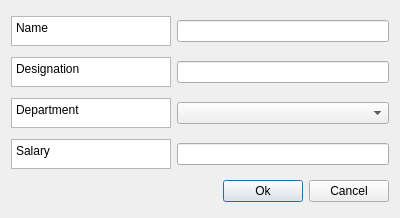
<?xml version="1.0" encoding="UTF-8"?>
<ui version="4.0">
 <class>new_teacher</class>
 <widget class="QDialog" name="new_teacher">
  <property name="geometry">
   <rect>
    <x>0</x>
    <y>0</y>
    <width>400</width>
    <height>218</height>
   </rect>
  </property>
  <property name="sizePolicy">
   <sizepolicy hsizetype="Expanding" vsizetype="Minimum">
    <horstretch>0</horstretch>
    <verstretch>0</verstretch>
   </sizepolicy>
  </property>
  <property name="windowTitle">
   <string>Dialog</string>
  </property>
  <layout class="QVBoxLayout" name="verticalLayout">
   <item>
    <layout class="QHBoxLayout" name="horizontalLayout">
     <item>
      <widget class="QTextBrowser" name="textBrowser">
       <property name="sizePolicy">
        <sizepolicy hsizetype="Minimum" vsizetype="Minimum">
         <horstretch>0</horstretch>
         <verstretch>0</verstretch>
        </sizepolicy>
       </property>
       <property name="maximumSize">
        <size>
         <width>160</width>
         <height>30</height>
        </size>
       </property>
       <property name="html">
        <string>&lt;!DOCTYPE HTML PUBLIC &quot;-//W3C//DTD HTML 4.0//EN&quot; &quot;http://www.w3.org/TR/REC-html40/strict.dtd&quot;&gt;
&lt;html&gt;&lt;head&gt;&lt;meta name=&quot;qrichtext&quot; content=&quot;1&quot; /&gt;&lt;style type=&quot;text/css&quot;&gt;
p, li { white-space: pre-wrap; }
&lt;/style&gt;&lt;/head&gt;&lt;body style=&quot; font-family:'Noto Sans'; font-size:9pt; font-weight:400; font-style:normal;&quot;&gt;
&lt;p style=&quot; margin-top:0px; margin-bottom:0px; margin-left:0px; margin-right:0px; -qt-block-indent:0; text-indent:0px;&quot;&gt;Name&lt;/p&gt;&lt;/body&gt;&lt;/html&gt;</string>
       </property>
      </widget>
     </item>
     <item>
      <widget class="QLineEdit" name="name"/>
     </item>
    </layout>
   </item>
   <item>
    <layout class="QHBoxLayout" name="horizontalLayout_2">
     <item>
      <widget class="QTextBrowser" name="textBrowser_2">
       <property name="sizePolicy">
        <sizepolicy hsizetype="Minimum" vsizetype="Minimum">
         <horstretch>0</horstretch>
         <verstretch>0</verstretch>
        </sizepolicy>
       </property>
       <property name="maximumSize">
        <size>
         <width>160</width>
         <height>30</height>
        </size>
       </property>
       <property name="html">
        <string>&lt;!DOCTYPE HTML PUBLIC &quot;-//W3C//DTD HTML 4.0//EN&quot; &quot;http://www.w3.org/TR/REC-html40/strict.dtd&quot;&gt;
&lt;html&gt;&lt;head&gt;&lt;meta name=&quot;qrichtext&quot; content=&quot;1&quot; /&gt;&lt;style type=&quot;text/css&quot;&gt;
p, li { white-space: pre-wrap; }
&lt;/style&gt;&lt;/head&gt;&lt;body style=&quot; font-family:'Noto Sans'; font-size:9pt; font-weight:400; font-style:normal;&quot;&gt;
&lt;p style=&quot; margin-top:0px; margin-bottom:0px; margin-left:0px; margin-right:0px; -qt-block-indent:0; text-indent:0px;&quot;&gt;Designation&lt;/p&gt;&lt;/body&gt;&lt;/html&gt;</string>
       </property>
      </widget>
     </item>
     <item>
      <widget class="QLineEdit" name="des"/>
     </item>
    </layout>
   </item>
   <item>
    <layout class="QHBoxLayout" name="horizontalLayout_3">
     <item>
      <widget class="QTextBrowser" name="textBrowser_3">
       <property name="sizePolicy">
        <sizepolicy hsizetype="Minimum" vsizetype="Minimum">
         <horstretch>0</horstretch>
         <verstretch>0</verstretch>
        </sizepolicy>
       </property>
       <property name="maximumSize">
        <size>
         <width>160</width>
         <height>30</height>
        </size>
       </property>
       <property name="html">
        <string>&lt;!DOCTYPE HTML PUBLIC &quot;-//W3C//DTD HTML 4.0//EN&quot; &quot;http://www.w3.org/TR/REC-html40/strict.dtd&quot;&gt;
&lt;html&gt;&lt;head&gt;&lt;meta name=&quot;qrichtext&quot; content=&quot;1&quot; /&gt;&lt;style type=&quot;text/css&quot;&gt;
p, li { white-space: pre-wrap; }
&lt;/style&gt;&lt;/head&gt;&lt;body style=&quot; font-family:'Noto Sans'; font-size:9pt; font-weight:400; font-style:normal;&quot;&gt;
&lt;p style=&quot; margin-top:0px; margin-bottom:0px; margin-left:0px; margin-right:0px; -qt-block-indent:0; text-indent:0px;&quot;&gt;Department&lt;/p&gt;&lt;/body&gt;&lt;/html&gt;</string>
       </property>
      </widget>
     </item>
     <item>
      <widget class="QComboBox" name="dept"/>
     </item>
    </layout>
   </item>
   <item>
    <layout class="QHBoxLayout" name="horizontalLayout_4">
     <item>
      <widget class="QTextBrowser" name="textBrowser_4">
       <property name="sizePolicy">
        <sizepolicy hsizetype="Minimum" vsizetype="Minimum">
         <horstretch>0</horstretch>
         <verstretch>0</verstretch>
        </sizepolicy>
       </property>
       <property name="maximumSize">
        <size>
         <width>160</width>
         <height>30</height>
        </size>
       </property>
       <property name="html">
        <string>&lt;!DOCTYPE HTML PUBLIC &quot;-//W3C//DTD HTML 4.0//EN&quot; &quot;http://www.w3.org/TR/REC-html40/strict.dtd&quot;&gt;
&lt;html&gt;&lt;head&gt;&lt;meta name=&quot;qrichtext&quot; content=&quot;1&quot; /&gt;&lt;style type=&quot;text/css&quot;&gt;
p, li { white-space: pre-wrap; }
&lt;/style&gt;&lt;/head&gt;&lt;body style=&quot; font-family:'Noto Sans'; font-size:9pt; font-weight:400; font-style:normal;&quot;&gt;
&lt;p style=&quot; margin-top:0px; margin-bottom:0px; margin-left:0px; margin-right:0px; -qt-block-indent:0; text-indent:0px;&quot;&gt;Salary&lt;/p&gt;&lt;/body&gt;&lt;/html&gt;</string>
       </property>
      </widget>
     </item>
     <item>
      <widget class="QLineEdit" name="salary"/>
     </item>
    </layout>
   </item>
   <item>
    <layout class="QHBoxLayout" name="horizontalLayout_5">
     <item>
      <spacer name="horizontalSpacer">
       <property name="orientation">
        <enum>Qt::Horizontal</enum>
       </property>
       <property name="sizeHint" stdset="0">
        <size>
         <width>40</width>
         <height>20</height>
        </size>
       </property>
      </spacer>
     </item>
     <item>
      <widget class="QPushButton" name="pushButton_2">
       <property name="text">
        <string>Ok</string>
       </property>
      </widget>
     </item>
     <item>
      <widget class="QPushButton" name="pushButton">
       <property name="text">
        <string>Cancel</string>
       </property>
      </widget>
     </item>
    </layout>
   </item>
  </layout>
 </widget>
 <resources/>
 <connections/>
</ui>
